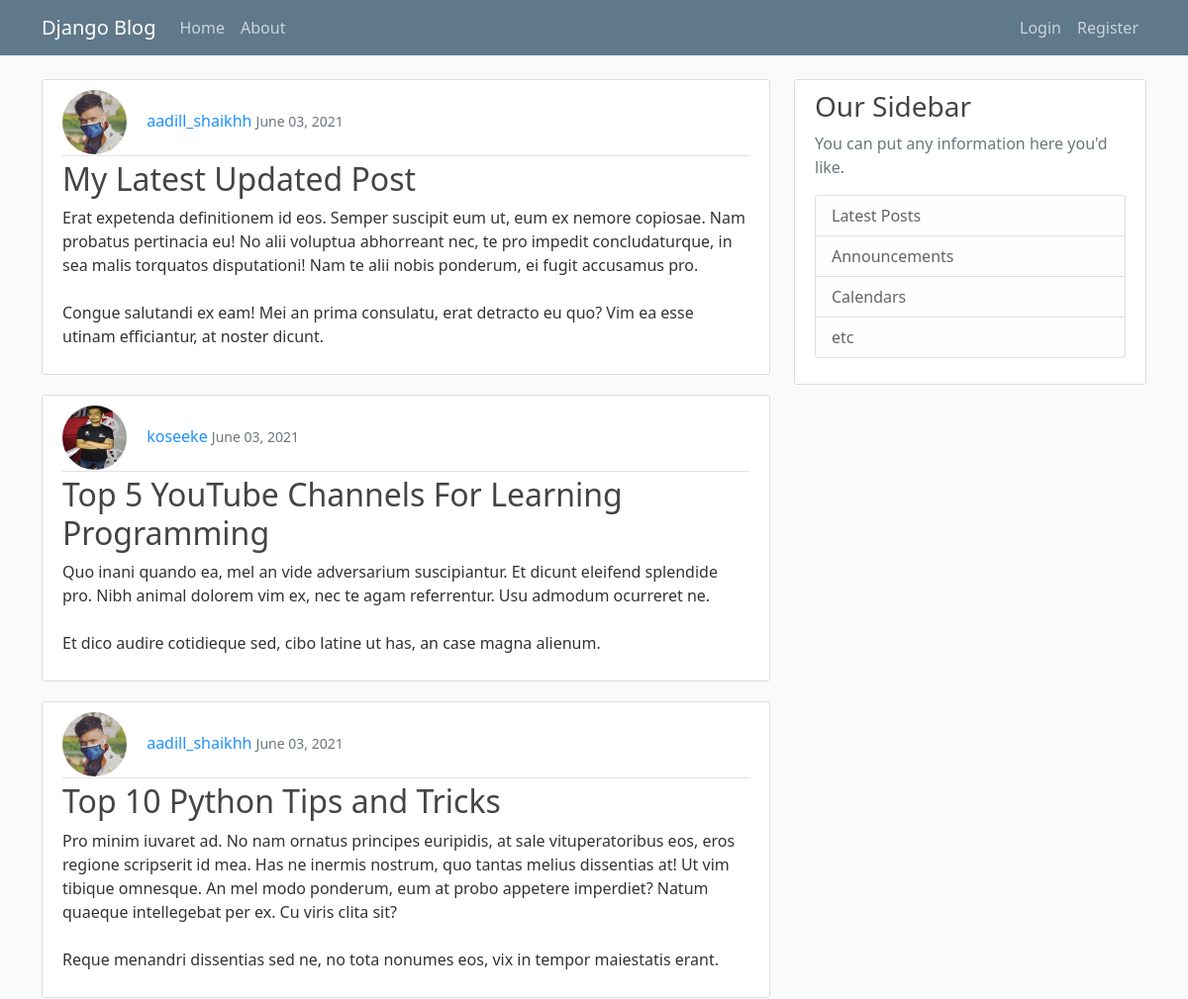
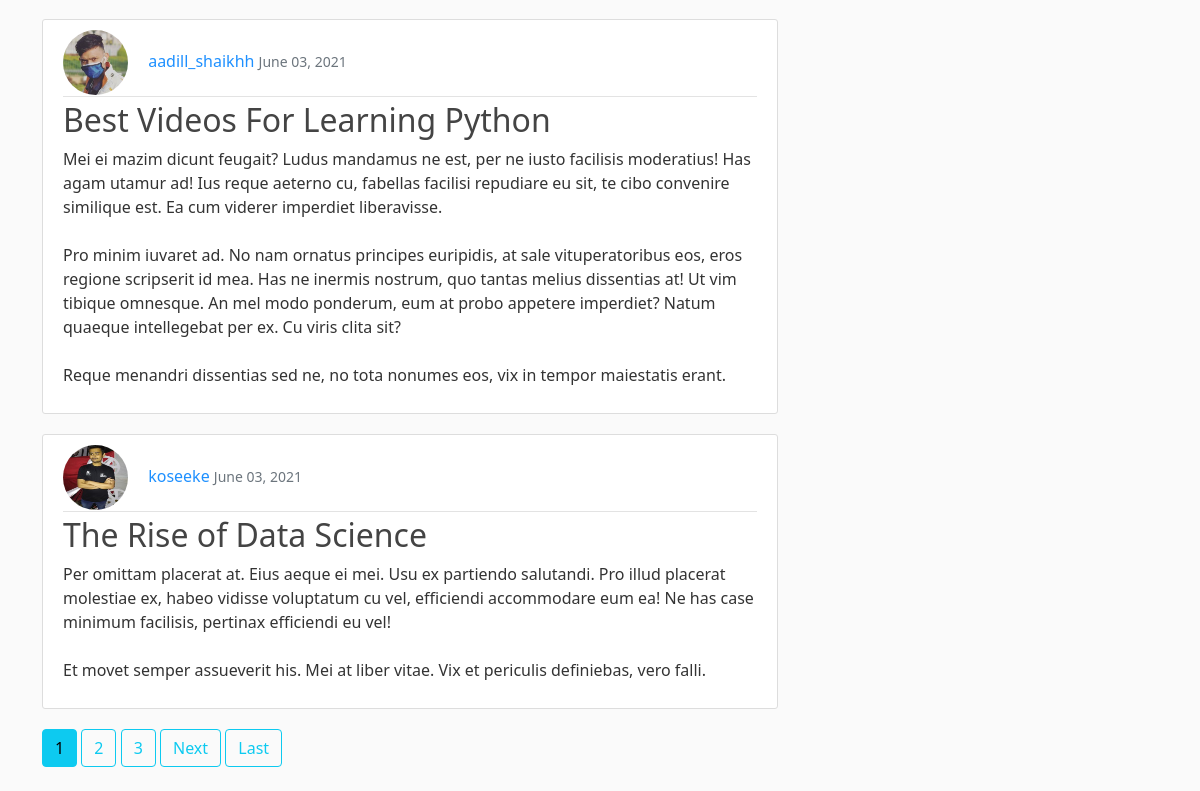
The page / on the database its author committed (2 pictures, top to bottom).
### blog/models.py (models this page shows, shortened)
class Post(models.Model):
	title = models.CharField(max_length=100)
	content = models.TextField()
	date_posted = models.DateTimeField(default=timezone.now)
	author = models.ForeignKey(User, on_delete=models.CASCADE)

### users/models.py (models this page shows, shortened)
class Profile(models.Model):
	user = models.OneToOneField(User, on_delete=models.CASCADE)
	image = models.ImageField(default='default.jpeg',upload_to='profile_pics')

### blog/views.py (the view)
# urls.py: path('', PostListView.as_view(), name='blog-home'),
class PostListView(ListView):
	model = Post
	template_name = 'blog/home.html'
	context_object_name = 'posts'
	ordering = ['-date_posted']
	paginate_by=5

### blog/templates/blog/home.html (shortened to what this page needs)
{%extends 'blog/base.html'%}
{%block content%}
{% for post in posts %}
{%if post.author.is_active%}
<article class="media content-section">
    <div class="media-body">
        <div class="article-metadata">
            <img class="rounded-circle article-img" src="{{post.author.profile.image.url}}">
            <a class="" href="{% url 'user-posts' post.author.username %}">{{ post.author }}</a>
            <small class="text-muted">{{ post.date_posted|date:"F d, Y" }}</small>
        </div>
        <h2><a class="article-title" href="{% url 'post-detail' post.id %}">{{ post.title }}</a></h2>
        <p class="article-content">{{ post.content }}</p>
    </div>
</article>
{%endif%}
{% endfor %}
{%if is_paginated%}
{% for num in page_obj.paginator.page_range%}
{%if page_obj.number == num %}
<a href="?page={{num}}" class="btn btn-info mb-4">{{num}}</a>
{%elif num > page_obj.number|add:'-3' and num < page_obj.number|add:'3'%} <a href="?page={{num}}" class="btn btn-outline-info mb-4">{{num}}</a>
    {%endif%}
    {%endfor%}
    {%if page_obj.has_next%}
    <a href="?page={{page_obj.next_page_number}}" class="btn btn-outline-info mb-4">Next</a>
    <a href="?page={{page_obj.paginator.num_pages}}" class="btn btn-outline-info mb-4">Last</a>
    {%endif%}
    {%endif%}
    {%endblock%}

### blog/templates/blog/base.html (shortened to what this page needs)
{% load static %}
<!DOCTYPE html>
<html lang="en">
<head>
  <link rel="stylesheet" href="{% static 'blog/login_form.css' %}">
	<link rel="stylesheet" href="{% static 'blog/bootstrap.min.css' %}">
  <link rel="stylesheet" href="{% static 'blog/main.css' %}">
</head>
<body>
	<header class="site-header">
    <nav class="navbar navbar-expand-md navbar-dark bg-steel fixed-top">
      <div class="container">
        <a class="navbar-brand mr-4" href="/">Django Blog</a>
        <div class="collapse navbar-collapse" id="navbarToggle">
          <div class="navbar-nav mr-auto">
            <a class="nav-item nav-link" href="{% url 'blog-home' %}">Home</a>
            <a class="nav-item nav-link" href="{% url 'blog-about'%}">About</a>
          </div>
          <div class="navbar-nav ml-auto">
            {% if user.is_authenticated %}
            {%if user.is_staff%}
            <a class="nav-item nav-link" href="/admin">Admin</a>
            {%endif%}
            <a class="nav-item nav-link" href="{% url 'post-create' %}">New Post</a>
            <a class="nav-item nav-link" href="{% url 'logout' %}">Logout</a>
            <a class="nav-item nav-link" href="{% url 'profile' %}"><img class="rounded-circle profile-img" src="{{user.profile.image.url}}" title="profile"></a>
            {%else%}
            <a class="nav-item nav-link" href="{% url 'login' %}">Login</a>
            <a class="nav-item nav-link" href="{% url 'register' %}">Register</a>
            {%endif%}
          </div>
        </div>
      </div>
    </nav>
  </header>
  <main role="main" class="container">
    <div class="row">
      <div class="col-md-8">
        {% block content %}{% endblock %}
      </div>
      <div class="col-md-4">
        <div class="content-section">
          <h3>Our Sidebar</h3>
          <p class='text-muted'>You can put any information here you'd like.
            <ul class="list-group">
              <li class="list-group-item list-group-item-light">Latest Posts</li>
              <li class="list-group-item list-group-item-light">Announcements</li>
              <li class="list-group-item list-group-item-light">Calendars</li>
              <li class="list-group-item list-group-item-light">etc</li>
            </ul>
          </p>
        </div>
      </div>
    </div>
  </main>
</body>
</html>

### blog/static/blog/login_form.css (style rules this page uses)
:root { --bg-color: #fafafa; --focus-col: blue; --form-color: white; }
body { font-family: 'Roboto', sans-serif; background-color: var(--bg-color) !important; }

### blog/static/blog/main.css (style rules this page uses)
body { background: #fafafa; color: #333333; margin-top: 5rem; }
h1, h2, h3, h4, h5, h6 { color: #444444; }
.bg-steel { background-color: #5f788a; }
.site-header .navbar-nav .nav-link { color: #cbd5db; }
.ml-auto { margin-left: auto; }
.content-section { background: #ffffff; padding: 10px 20px; border: 1px solid #dddddd; border-radius: 3px; margin-bottom: 20px; }
.article-title { color: #444444; }
a { text-decoration: none; color: dodgerblue; }
a.article-title { text-decoration: none; }
.article-content { white-space: pre-line; }
.article-img { height: 65px; width: 65px; margin-right: 16px; }
.article-metadata { padding-bottom: 1px; margin-bottom: 4px; border-bottom: 1px solid #e3e3e3 }

### rows shown on the page
Post: author.profile.image (picture), author "aadill_shaikhh", date_posted "June 03, 2021", title "My Latest Updated Post", content "Erat expetenda definitionem id eos. Semper suscipit eum ut, eum ex nemore copiosae. Nam probatus pertinacia eu! No alii voluptua abhorreant nec, te pro impedit concludaturque, in sea malis torquatos disputationi! Nam te alii nobis ponderum, ei fugit accusamus pro. Congue salutandi ex eam! Mei an prima consulatu, erat detracto eu quo? Vim ea esse utinam efficiantur, at noster dicunt."
Post: author.profile.image (picture), author "koseeke", date_posted "June 03, 2021", title "Top 5 YouTube Channels For Learning Programming", content "Quo inani quando ea, mel an vide adversarium suscipiantur. Et dicunt eleifend splendide pro. Nibh animal dolorem vim ex, nec te agam referrentur. Usu admodum ocurreret ne. Et dico audire cotidieque sed, cibo latine ut has, an case magna alienum."
Post: author.profile.image (picture), author "aadill_shaikhh", date_posted "June 03, 2021", title "Top 10 Python Tips and Tricks", content "Pro minim iuvaret ad. No nam ornatus principes euripidis, at sale vituperatoribus eos, eros regione scripserit id mea. Has ne inermis nostrum, quo tantas melius dissentias at! Ut vim tibique omnesque. An mel modo ponderum, eum at probo appetere imperdiet? Natum quaeque intellegebat per ex. Cu viris clita sit? Reque menandri dissentias sed ne, no tota nonumes eos, vix in tempor maiestatis erant."
Post: author.profile.image (picture), author "aadill_shaikhh", date_posted "June 03, 2021", title "Best Videos For Learning Python", content "Mei ei mazim dicunt feugait? Ludus mandamus ne est, per ne iusto facilisis moderatius! Has agam utamur ad! Ius reque aeterno cu, fabellas facilisi repudiare eu sit, te cibo convenire similique est. Ea cum viderer imperdiet liberavisse. Pro minim iuvaret ad. No nam ornatus principes euripidis, at sale vituperatoribus eos, eros regione scripserit id mea. Has ne inermis nostrum, quo tantas melius dissentias at! Ut vim tibique omnesque. An mel modo ponderum, eum at probo appetere imperdiet? Natum quaeque intellegebat per ex. Cu viris clita sit? Reque menandri dissentias sed ne, no tota nonumes eos, vix in tempor maiestatis erant."
Post: author.profile.image (picture), author "koseeke", date_posted "June 03, 2021", title "The Rise of Data Science", content "Per omittam placerat at. Eius aeque ei mei. Usu ex partiendo salutandi. Pro illud placerat molestiae ex, habeo vidisse voluptatum cu vel, efficiendi accommodare eum ea! Ne has case minimum facilisis, pertinax efficiendi eu vel! Et movet semper assueverit his. Mei at liber vitae. Vix et periculis definiebas, vero falli."

### other values the page prints
{{ num }} "1"
{{ num }} "2" "3"
